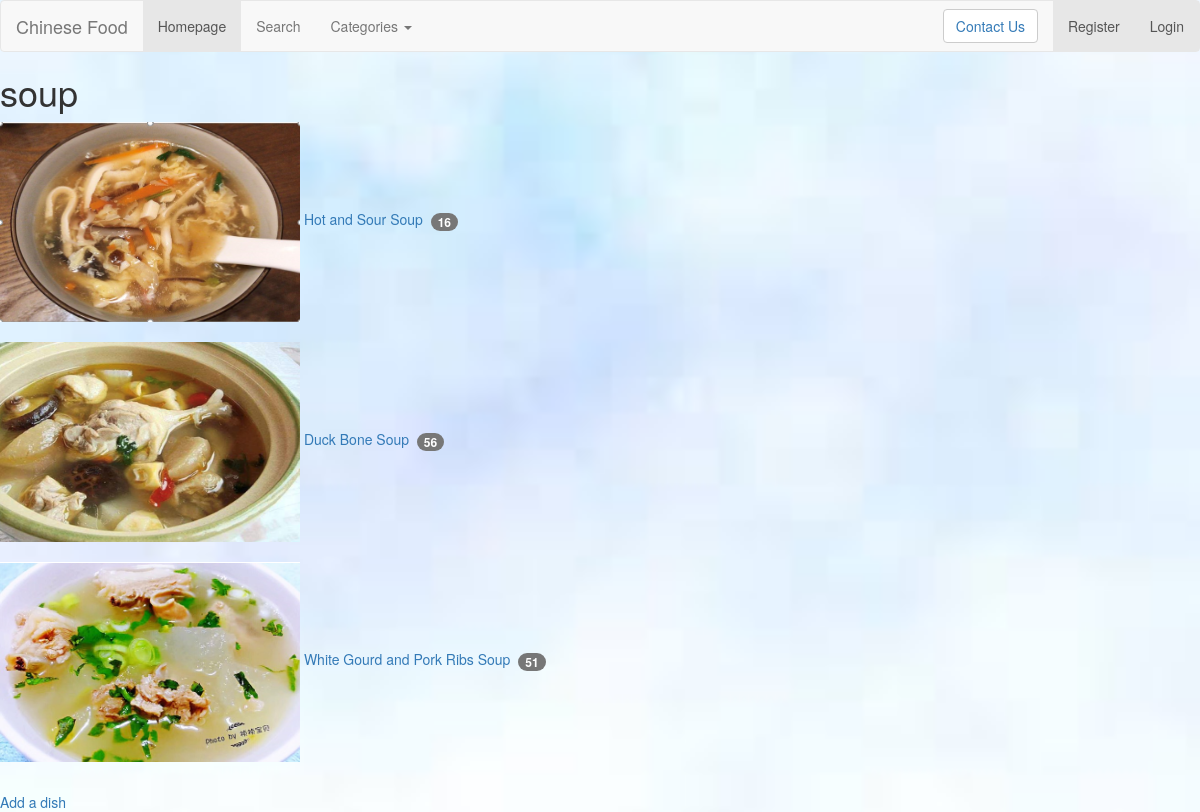
The page /rango/category/soup/ on the database its author committed.
### rango/models.py (models this page shows, shortened)
class Category(models.Model):
    category = models.CharField(max_length=128, unique=True)
    slug = models.SlugField(unique=True)
    class Meta:
        verbose_name_plural = 'Categories'

class Dish(models.Model):
    category = models.ForeignKey(Category, on_delete=models.CASCADE)
    dish = models.CharField(max_length=128, unique=True)
    url = models.CharField(max_length=128, default="https://www.allrecipes.com/recipes/1642/everyday-cooking/")
    likes = models.IntegerField(default=0)
    images = models.CharField(max_length=128, default="/static/images/photo.jpg")
    class Meta:
        verbose_name_plural = 'Dishes'

### rango/views.py (the view)
# urls.py: path('category/<slug:category_name_slug>/', views.show_category, name='show_category'),
def show_category(request, category_name_slug):
    context_dict = {}
    category_list = Category.objects.order_by('-category')
    context_dict['categories'] = category_list
    try:
        category = Category.objects.get(slug=category_name_slug)
        dishes = Dish.objects.filter(category=category)
        context_dict['dishes'] = dishes
        context_dict['category'] = category
    except Category.DoesNotExist:
        context_dict['category'] = None
        context_dict['pages'] = None
    return render(request, 'rango/category.html', context_dict)

### templates/rango/category.html (shortened to what this page needs)
{% extends 'rango/base2.html' %}
{% load staticfiles %}
{% block title_block %}
    <link rel="stylesheet" href="{% static 'css/category.css' %}">
{% endblock %}
{% block body_block %}
<div class="categories">
    <div>
        {% if category %}
            <h1 id="id1" >{{ category.category }}</h1>
            {% if dishes %}
                <ul>
                    {% for dish in dishes %}
                        <li>
                            <div id="div1">
                            <a href="{{ dish.url }}">
                                <img class="images" src="{{ dish.images }}" alt="{{ dish.dish }}" width="300" height="200">
                                <span class="dish_name">{{ dish.dish }}</span> &nbsp<span class="badge badge-info">{{ dish.likes }}</span>
                            </a>
                            </div>
                        </li><br>
                    {% endfor %}
                </ul>
            {% else %}
                <strong>No dishes currently in category</strong>
            {% endif %}
        {% else %}
            This category does not exist.
        {% endif %}
    </div>
    <div>
        <a href="/rango/category/{{ category.slug}}/add_dish/">Add a dish</a><br />
    </div>
</div>
{% endblock %}

### static/css/background.css (style rules this page uses)
body { background-image:url('../images/background.jpg'); background-color: transparent; background-position: center center; background-repeat: no-repeat; background-attachment: fixed; background-size: cover; }

### static/css/category.css (style rules this page uses)
* { margin: 0; padding: 0; }

### rows shown on the page
Category: category "soup"
Dish: images (picture), dish "Hot and Sour Soup", likes "16"
Dish: images (picture), dish "Duck Bone Soup", likes "56"
Dish: images (picture), dish "White Gourd and Pork Ribs Soup", likes "51"
